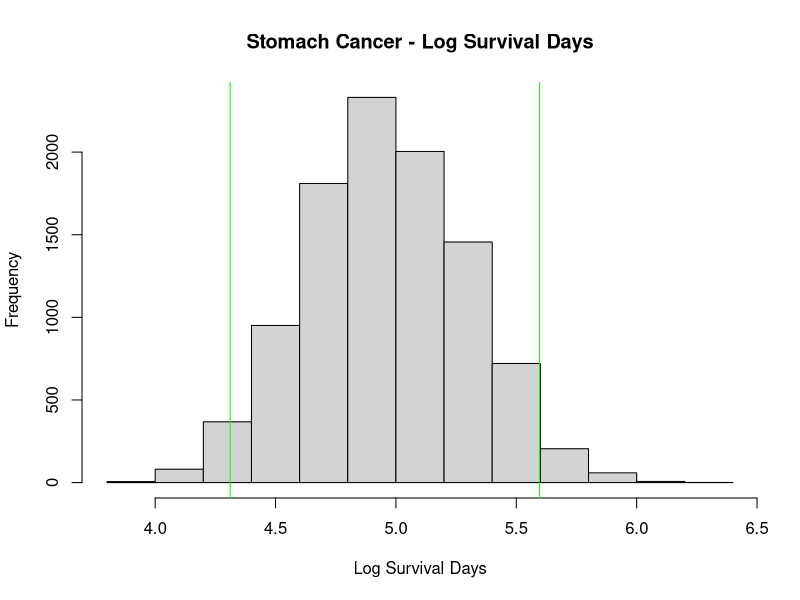
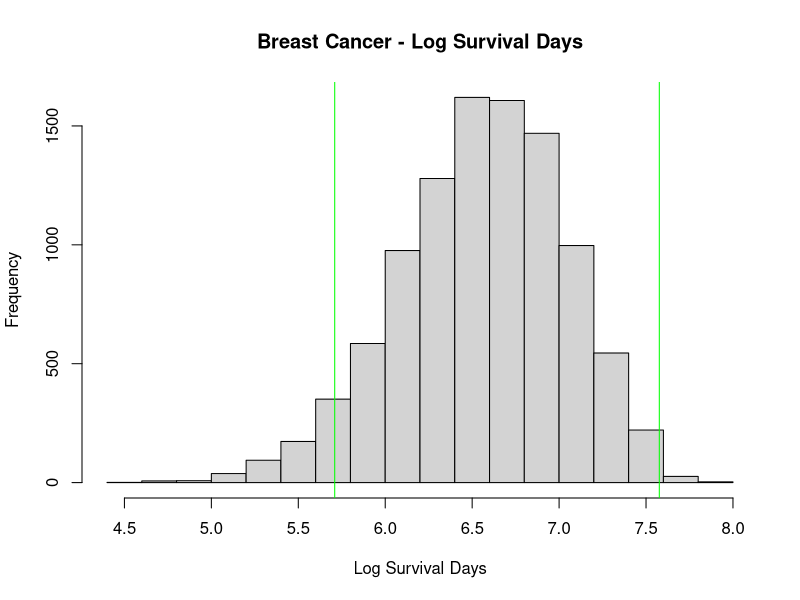

Recreate these plots in R, in order.
## ---- chunk 1
knitr::opts_chunk$set(echo = TRUE)
## ---- chunk 2
get_bootstraps <- function(data, T, n){
  return(sapply(seq(1, n), function(i) T(sample(data, length(data), replace=TRUE))))
}

get_studentized_percentile <- function(data, alpha){
  return(quantile((data - mean(data)) / sd(data), alpha))
}

set.seed(73)
survival.s <- log(c(25, 42, 45, 46, 51, 103, 124, 146, 340, 396, 412, 876, 1112))

n <- 10000
alpha <- .05
bootstraps.s <- get_bootstraps(survival.s, mean, n)
stdev.s <- sd(bootstraps.s)

lwr <- mean(bootstraps.s) - (stdev.s * get_studentized_percentile(bootstraps.s, 1 - (alpha / 2)))
upr <- mean(bootstraps.s) - (stdev.s * get_studentized_percentile(bootstraps.s, (alpha / 2)))
hist(bootstraps.s, main="Stomach Cancer - Log Survival Days", xlab="Log Survival Days")
abline(v=lwr, col='green')
abline(v=upr, col='green')
## ---- chunk 3
set.seed(73)
survival.b <- log(c(24, 40, 719, 727, 791, 1166, 1235, 1581, 1804, 3460, 3808))

# Find the CI for 

n <- 10000
alpha <- .05
bootstraps.b <- get_bootstraps(survival.b, mean, n)
stdev.b <- sd(bootstraps.b)

lwr <- mean(bootstraps.b) - (stdev.b * get_studentized_percentile(bootstraps.b, 1 - (alpha / 2)))
upr <- mean(bootstraps.b) - (stdev.b * get_studentized_percentile(bootstraps.b, (alpha / 2)))
hist(bootstraps.b, main="Breast Cancer - Log Survival Days", xlab="Log Survival Days")
abline(v=lwr, col='green')
abline(v=upr, col='green')


